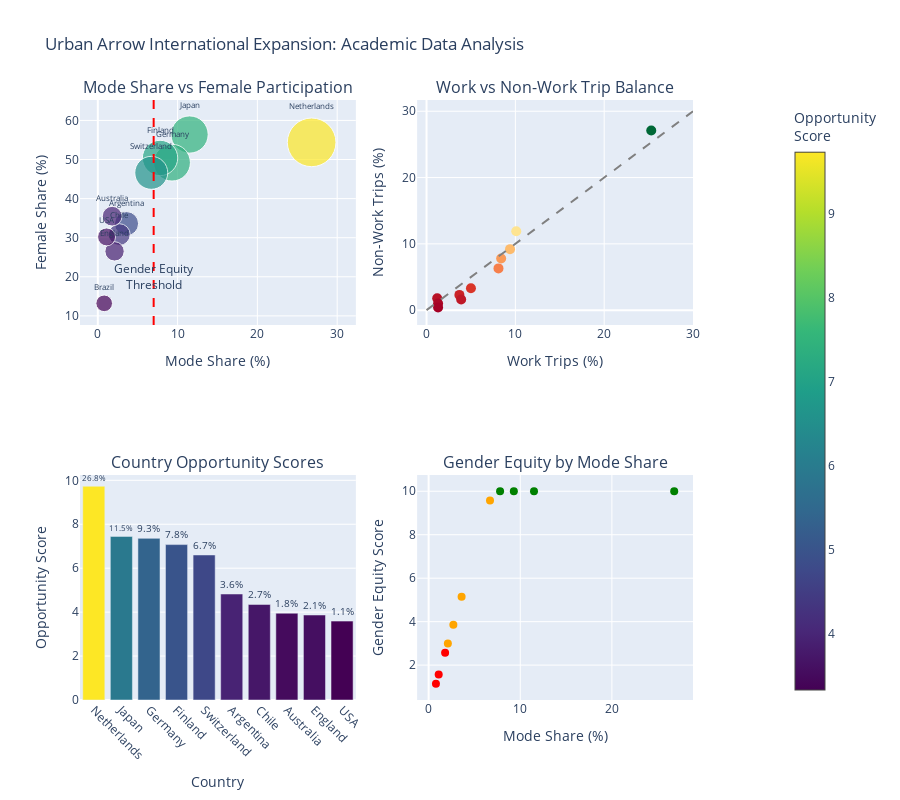

Notebook source saved alongside this figure:
### Markdown cell above
## Visualizations - International Expansion Analysis

### Code cell
# Create data-driven visualization using only academic research data
# Clean data for visualization - handle NaN values
country_scores_clean = country_scores.dropna(subset=['opportunity_score', 'mode_share_all', 'female_share']).copy()

fig = make_subplots(
    rows=2, cols=2,
    subplot_titles=(
        'Mode Share vs Female Participation',
        'Work vs Non-Work Trip Balance',
        'Country Opportunity Scores',
        'Gender Equity by Mode Share'
    )
)

# 1. Mode Share vs Female Participation
fig.add_trace(
    go.Scatter(
        x=country_scores_clean['mode_share_all'],
        y=country_scores_clean['female_share'],
        mode='markers+text',
        marker=dict(
            size=country_scores_clean['opportunity_score'] * 5,
            color=country_scores_clean['opportunity_score'],
            colorscale='Viridis',
            showscale=True,
            colorbar=dict(title="Opportunity<br>Score", x=1.15)
        ),
        text=country_scores_clean['country'],
        textposition='top center',
        textfont=dict(size=8),
        showlegend=False
    ),
    row=1, col=1
)

# Add 7% threshold line
fig.add_vline(x=7, line_dash="dash", line_color="red", row=1, col=1)
fig.add_annotation(x=7, y=20, text="Gender Equity<br>Threshold", showarrow=False, row=1, col=1)

# 2. Work vs Non-Work Balance
fig.add_trace(
    go.Scatter(
        x=country_scores_clean['mode_share_work'],
        y=country_scores_clean['mode_share_nonwork'],
        mode='markers',
        marker=dict(
            size=10,
            color=country_scores_clean['mode_share_all'],
            colorscale='RdYlGn',
            showscale=False
        ),
        text=country_scores_clean['country'],
        hovertemplate='<b>%{text}</b><br>Work: %{x:.1f}%<br>Non-work: %{y:.1f}%<extra></extra>',
        showlegend=False
    ),
    row=1, col=2
)

# Add diagonal line for perfect balance
fig.add_trace(
    go.Scatter(x=[0, 30], y=[0, 30], mode='lines', 
               line=dict(dash='dash', color='gray'),
               showlegend=False),
    row=1, col=2
)

# 3. Country Opportunity Scores (Top 10)
top_countries = country_scores_clean.head(10)
fig.add_trace(
    go.Bar(
        x=top_countries['country'],
        y=top_countries['opportunity_score'],
        marker_color=top_countries['mode_share_all'],
        marker_colorscale='Viridis',
        text=top_countries['mode_share_all'].round(1),
        texttemplate='%{text}%',
        textposition='outside',
        showlegend=False
    ),
    row=2, col=1
)

# 4. Gender Equity Analysis
fig.add_trace(
    go.Scatter(
        x=country_scores_clean['mode_share_all'],
        y=country_scores_clean['gender_equity_score'],
        mode='markers',
        marker=dict(
            size=8,
            color=['green' if x >= 7 else 'orange' if x >= 2 else 'red' 
                   for x in country_scores_clean['mode_share_all']],
        ),
        text=country_scores_clean['country'],
        hovertemplate='<b>%{text}</b><br>Mode Share: %{x:.1f}%<br>Gender Score: %{y:.1f}<extra></extra>',
        showlegend=False
    ),
    row=2, col=2
)

# Update layout
fig.update_layout(
    height=800,
    title_text="Urban Arrow International Expansion: Academic Data Analysis",
    showlegend=False
)

# Update axes
fig.update_xaxes(title_text="Mode Share (%)", row=1, col=1)
fig.update_yaxes(title_text="Female Share (%)", row=1, col=1)

fig.update_xaxes(title_text="Work Trips (%)", row=1, col=2)
fig.update_yaxes(title_text="Non-Work Trips (%)", row=1, col=2)

fig.update_xaxes(title_text="Country", tickangle=45, row=2, col=1)
fig.update_yaxes(title_text="Opportunity Score", row=2, col=1)

fig.update_xaxes(title_text="Mode Share (%)", row=2, col=2)
fig.update_yaxes(title_text="Gender Equity Score", row=2, col=2)

# Save
fig.write_html(OUTPUTS_DIR / 'plots/ua_international_academic.html')
print("📊 Data-driven visualization saved (using only academic research data)")
fig.show()

### Figure 1 — Plotly figure (JSON) as saved in the notebook; plotly's stock layout.template omitted (floating-point values rounded to 4 significant figures)
{"data": [{"marker": {"color": [9.73, 7.446, 7.358, 7.074, 6.601, 4.825, 4.35, 3.95, 3.868, 3.591, 3.327], "colorbar": {"title": {"text": "Opportunity<br>Score"}, "x": 1.15}, "colorscale": [[0, "#440154"], [0.1111, "#482878"], [0.2222, "#3e4989"], [0.3333, "#31688e"], [0.4444, "#26828e"], [0.5556, "#1f9e89"], [0.6667, "#35b779"], [0.7778, "#6ece58"], [0.8889, "#b5de2b"], [1, "#fde725"]], "showscale": true, "size": [48.65, 37.23, 36.79, 35.37, 33.01, 24.13, 21.75, 19.75, 19.34, 17.95, 16.64]}, "mode": "markers+text", "showlegend": false, "text": ["Netherlands", "Japan", "Germany", "Finland", "Switzerland", "Argentina", "Chile", "Australia", "England", "USA", "Brazil"], "textfont": {"size": 8}, "textposition": "top center", "type": "scatter", "x": [26.8, 11.5, 9.3, 7.8, 6.7, 3.6, 2.7, 1.8, 2.1, 1.1, 0.8], "xaxis": "x", "y": [54.4, 56.4, 49.2, 50.4, 46.6, 33.6, 30.8, 35.5, 26.5, 30.2, 13.2], "yaxis": "y"}, {"hovertemplate": "<b>%{text}</b><br>Work: %{x:.1f}%<br>Non-work: %{y:.1f}%<extra></extra>", "marker": {"color": [26.8, 11.5, 9.3, 7.8, 6.7, 3.6, 2.7, 1.8, 2.1, 1.1, 0.8], "colorscale": [[0, "rgb(165,0,38)"], [0.1, "rgb(215,48,39)"], [0.2, "rgb(244,109,67)"], [0.3, "rgb(253,174,97)"], [0.4, "rgb(254,224,139)"], [0.5, "rgb(255,255,191)"], [0.6, "rgb(217,239,139)"], [0.7, "rgb(166,217,106)"], [0.8, "rgb(102,189,99)"], [0.9, "rgb(26,152,80)"], [1, "rgb(0,104,55)"]], "showscale": false, "size": 10}, "mode": "markers", "showlegend": false, "text": ["Netherlands", "Japan", "Germany", "Finland", "Switzerland", "Argentina", "Chile", "Australia", "England", "USA", "Brazil"], "type": "scatter", "x": [25.3, 10.1, 9.4, 8.4, 8.1, 5.0, 3.7, 1.2, 3.9, 1.3, 1.3], "xaxis": "x2", "y": [27.1, 11.9, 9.2, 7.8, 6.3, 3.3, 2.3, 1.8, 1.6, 1.0, 0.4], "yaxis": "y2"}, {"line": {"color": "gray", "dash": "dash"}, "mode": "lines", "showlegend": false, "type": "scatter", "x": [0, 30], "xaxis": "x2", "y": [0, 30], "yaxis": "y2"}, {"marker": {"color": [26.8, 11.5, 9.3, 7.8, 6.7, 3.6, 2.7, 1.8, 2.1, 1.1], "colorscale": [[0, "#440154"], [0.1111, "#482878"], [0.2222, "#3e4989"], [0.3333, "#31688e"], [0.4444, "#26828e"], [0.5556, "#1f9e89"], [0.6667, "#35b779"], [0.7778, "#6ece58"], [0.8889, "#b5de2b"], [1, "#fde725"]]}, "showlegend": false, "text": [26.8, 11.5, 9.3, 7.8, 6.7, 3.6, 2.7, 1.8, 2.1, 1.1], "textposition": "outside", "texttemplate": "%{text}%", "type": "bar", "x": ["Netherlands", "Japan", "Germany", "Finland", "Switzerland", "Argentina", "Chile", "Australia", "England", "USA"], "xaxis": "x3", "y": [9.73, 7.446, 7.358, 7.074, 6.601, 4.825, 4.35, 3.95, 3.868, 3.591], "yaxis": "y3"}, {"hovertemplate": "<b>%{text}</b><br>Mode Share: %{x:.1f}%<br>Gender Score: %{y:.1f}<extra></extra>", "marker": {"color": ["green", "green", "green", "green", "orange", "orange", "orange", "red", "orange", "red", "red"], "size": 8}, "mode": "markers", "showlegend": false, "text": ["Netherlands", "Japan", "Germany", "Finland", "Switzerland", "Argentina", "Chile", "Australia", "England", "USA", "Brazil"], "type": "scatter", "x": [26.8, 11.5, 9.3, 7.8, 6.7, 3.6, 2.7, 1.8, 2.1, 1.1, 0.8], "xaxis": "x4", "y": [10.0, 10.0, 10.0, 10.0, 9.571, 5.143, 3.857, 2.571, 3.0, 1.571, 1.143], "yaxis": "y4"}], "layout": {"annotations": [{"font": {"size": 16}, "showarrow": false, "text": "Mode Share vs Female Participation", "x": 0.225, "xanchor": "center", "xref": "paper", "y": 1, "yanchor": "bottom", "yref": "paper"}, {"font": {"size": 16}, "showarrow": false, "text": "Work vs Non-Work Trip Balance", "x": 0.775, "xanchor": "center", "xref": "paper", "y": 1, "yanchor": "bottom", "yref": "paper"}, {"font": {"size": 16}, "showarrow": false, "text": "Country Opportunity Scores", "x": 0.225, "xanchor": "center", "xref": "paper", "y": 0.375, "yanchor": "bottom", "yref": "paper"}, {"font": {"size": 16}, "showarrow": false, "text": "Gender Equity by Mode Share", "x": 0.775, "xanchor": "center", "xref": "paper", "y": 0.375, "yanchor": "bottom", "yref": "paper"}, {"showarrow": false, "text": "Gender Equity<br>Threshold", "x": 7, "xref": "x", "y": 20, "yref": "y"}], "height": 800, "shapes": [{"line": {"color": "red", "dash": "dash"}, "type": "line", "x0": 7, "x1": 7, "xref": "x", "y0": 0, "y1": 1, "yref": "y domain"}], "showlegend": false, "title": {"text": "Urban Arrow International Expansion: Academic Data Analysis"}, "xaxis": {"anchor": "y", "domain": [0, 0.45], "title": {"text": "Mode Share (%)"}}, "xaxis2": {"anchor": "y2", "domain": [0.55, 1], "title": {"text": "Work Trips (%)"}}, "xaxis3": {"anchor": "y3", "domain": [0, 0.45], "tickangle": 45, "title": {"text": "Country"}}, "xaxis4": {"anchor": "y4", "domain": [0.55, 1], "title": {"text": "Mode Share (%)"}}, "yaxis": {"anchor": "x", "domain": [0.625, 1], "title": {"text": "Female Share (%)"}}, "yaxis2": {"anchor": "x2", "domain": [0.625, 1], "title": {"text": "Non-Work Trips (%)"}}, "yaxis3": {"anchor": "x3", "domain": [0, 0.375], "title": {"text": "Opportunity Score"}}, "yaxis4": {"anchor": "x4", "domain": [0, 0.375], "title": {"text": "Gender Equity Score"}}}}
